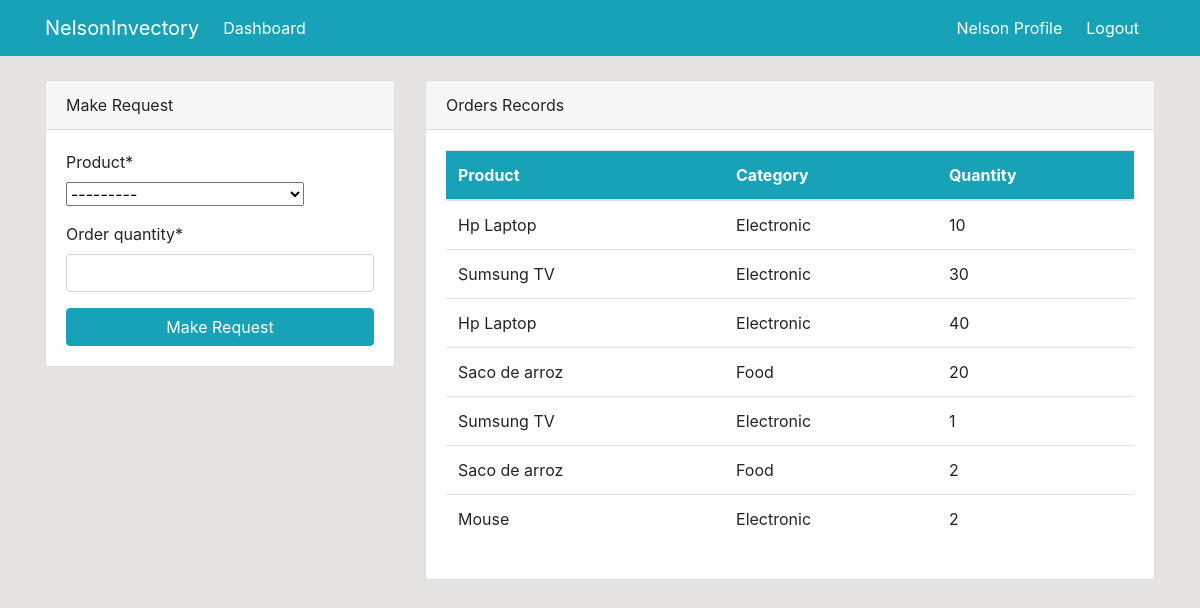
The app's page /dashboard/ (signed in), older data.
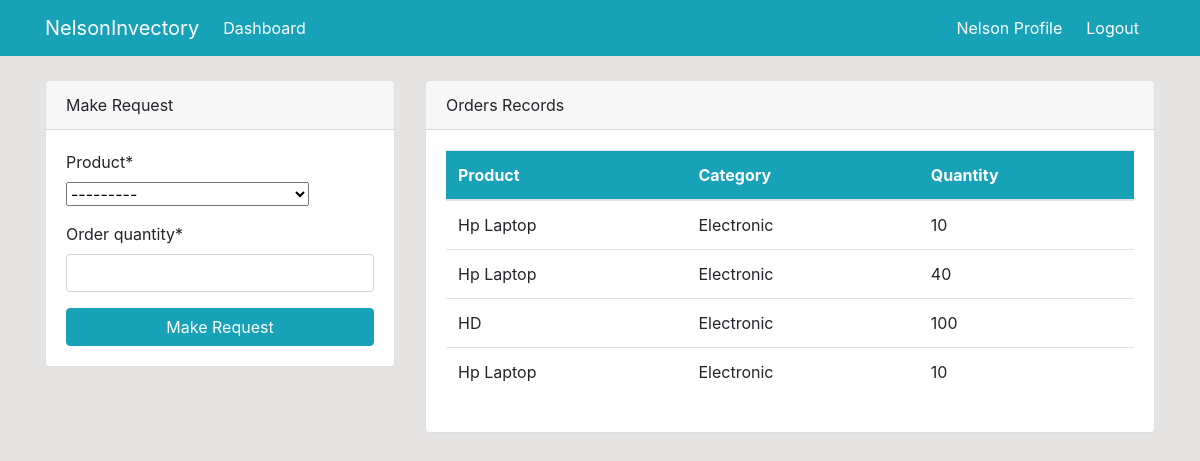
The same page, newer data.
### dashboard/models.py (models this page shows, shortened)
class oder(models.Model):
    product = models.ForeignKey(product, on_delete=models.CASCADE, null=True)
    staff = models.ForeignKey(User, models.CASCADE, null=True)
    order_quantity = models.PositiveBigIntegerField(null=True)
    order_date = models.DateTimeField(auto_now_add=True)
    class Meta:
        verbose_name_plural= 'Order'

class product(models.Model):
    name = models.CharField(max_length=100, null=True)
    category = models.CharField(max_length=20, choices=CATEGORY, null=True)
    quantity = models.PositiveBigIntegerField(null=True)
    class Meta:
        verbose_name_plural='Product'
    def __str__(self):
     return f'{self.name}- {self.category}- {self.quantity}'

### dashboard/views.py (the view)
# urls.py: path('dashboard/', views.dashboard_view, name='dashboard-index'),
@login_required
def dashboard_view(request):
    oders= oder.objects.all()
    products =product.objects.all()
    if request.method == 'POST':
        form = oderForm(request.POST)
        if form.is_valid():
            instance=form.save(commit=False)
            instance.staff=request.user
            instance.save()
            return redirect('dashboard-index')
    else:
        form =oderForm()
    context={
       'oders':oders,
       'form':form,
       'products':products,
    }
    return render(request, 'dashboard/index.html',context)

### dashboard/forms.py
class oderForm(forms.ModelForm):
    class Meta:
        model = oder
        fields =['product','order_quantity' ]

### dashboard/templates/dashboard/index.html (shortened to what the changed rows need)
{% extends 'partials/base.html' %}
{% block content %}
{% if user.is_authenticated and user.is_staff  and user.is_superuser%}
{% include "partials/topnav.html" %}
    <div class="container">
        <div class="row my-5">
            <div class="col-md-6">
                <div class="bg-white">
                    <canvas id="myChart1" width="400" height="300"></canvas>
                    <script>
                        var ctx = document.getElementById('myChart1').getContext('2d');
                        var myChart1 = new Chart(ctx, {
                            type: 'pie',
                            data: {
                                labels: [{% for oder in oders %} '{{oder.product.name}}', {% endfor %}],
                                datasets: [{
                                    label: 'Orders',
                                    data: [{% for oder in oders  %} {{oder.order_quantity}},{% endfor %}],
                                    backgroundColor: [
                                        'rgba(255, 99, 132, 1)',
                                        'rgba(54, 162, 235, 1)',
                                        'rgba(255, 206, 86, 1)',
                                        'rgba(75, 192, 192, 1)',
                                        'rgba(153, 102, 255, 1)',
                                        'rgba(255, 159, 64, 1)'
                                    ],
                                    borderColor: [
                                        'rgba(255, 99, 132, 1)',
                                        'rgba(54, 162, 235, 1)',
                                        'rgba(255, 206, 86, 1)',
                                        'rgba(75, 192, 192, 1)',
                                        'rgba(153, 102, 255, 1)',
                                        'rgba(255, 159, 64, 1)'
                                    ],
                                    borderWidth: 1
                                }]
                            },
                            options: {
                                scales: {
                                    yAxes: [{
                                        ticks: {
                                            beginAtZero: true
                                        }
                                    }]
                                }
                            }
                        });
                    </script>
                </div>
            </div>
            <div class="col-md-6">
                <div class="bg-white">
                    <canvas id="myChart" width="400" height="300"></canvas>
                    <script>
                        var ctx = document.getElementById('myChart').getContext('2d');
                        var myChart = new Chart(ctx, {
                            type: 'bar',
                            data: {
                                labels: [{% for product in  products%} '{{product.name}}', {% endfor %}],
                                datasets: [{
                                    label: 'Products',
                                    data: [{% for product in products %} {{product.quantity}}, {% endfor %}],
                                    backgroundColor: [
                                        'rgba(255, 99, 132, 1)',
                                        'rgba(54, 162, 235, 1)',
                                        'rgba(255, 206, 86, 1)',
                                        'rgba(75, 192, 192, 1)',
                                        'rgba(153, 102, 255, 1)',
                                        'rgba(255, 159, 64, 1)'
                                    ],
                                    borderColor: [
                                        'rgba(255, 99, 132, 1)',
                                        'rgba(54, 162, 235, 1)',
                                        'rgba(255, 206, 86, 1)',
                                        'rgba(75, 192, 192, 1)',
                                        'rgba(153, 102, 255, 1)',
                                        'rgba(255, 159, 64, 1)'
                                    ],
                                    borderWidth: 1
                                }]
                            },
                            options: {
                                scales: {
                                    yAxes: [{
                                        ticks: {
                                            beginAtZero: true
                                        }
                                    }]
                                }
                            }
                        });
                    </script>
                </div>
            </div>
        </div>
    </div>
    {% else %}
    {% include "dashboard/staff_index.html" %}
    {% endif %}
    {% endblock  %}

### dashboard/templates/dashboard/staff_index.html (shortened to what this page needs)
{% load crispy_forms_tags %}
<div class="container">
    <div class="row mt-4">
        <div class="col-md-4">
            <div class="card">
                <div class="card-header">
                    Make Request
                </div>
                <div class="card-body">
                    <form method="POST">
                        {{form|crispy}}
                        <input class="btn btn-info btn-block" type="submit" value="Make Request">
                    </form>
                </div>
            </div>
        </div>
        <div class="col-md-8">
            <div class="card">
                <div class="card-header">
                    Orders Records
                </div>
                <div class="card-body">
                    <table class="table bg-white">
                        <thead class="bg-info text-white">
                            <tr>
                                <th scope="col">Product</th>
                                <th scope="col">Category</th>
                                <th scope="col">Quantity</th>
                            </tr>
                        </thead>
                        <tbody>
                            {% for oders in oders %}
                            {% if oder.staff == User %}
                            <tr>
                                <td>{{oders.product.name}}</td>
                                <td>{{oders.product.category}}</td>
                                <td>{{oders.order_quantity}}</td>
                            </tr>
                            {% endif %}
                            {% endfor %}
                        </tbody>
                    </table>
                </div>
            </div>
        </div>
    </div>
</div>

Row changes from the older to the newer data that the page shows:
removed oder: product.name "Sumsung TV", product.category "Electronic", order_quantity "30"
removed oder: product.name "Saco de arroz", product.category "Food", order_quantity "20"
removed oder: product.name "Sumsung TV", product.category "Electronic", order_quantity "1"
removed oder: product.name "Saco de arroz", product.category "Food", order_quantity "2"
removed oder: product.name "Mouse", product.category "Electronic", order_quantity "2"
added oder: product.name "HD", product.category "Electronic", order_quantity "100"
added oder: product.name "Hp Laptop", product.category "Electronic", order_quantity "10"
